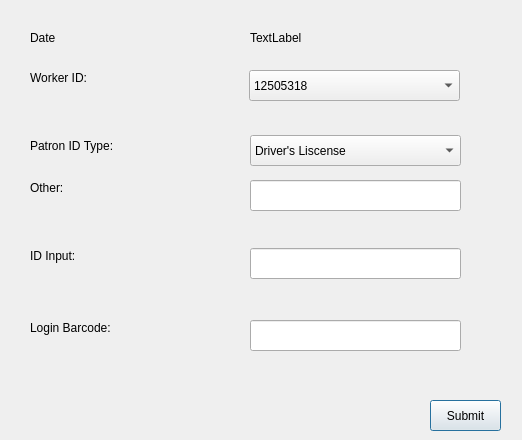
<?xml version="1.0" encoding="UTF-8"?>
<ui version="4.0">
 <class>Form</class>
 <widget class="QWidget" name="Form">
  <property name="geometry">
   <rect>
    <x>0</x>
    <y>0</y>
    <width>522</width>
    <height>440</height>
   </rect>
  </property>
  <property name="windowTitle">
   <string>Form</string>
  </property>
  <widget class="QLabel" name="label_worker">
   <property name="geometry">
    <rect>
     <x>30</x>
     <y>70</y>
     <width>211</width>
     <height>16</height>
    </rect>
   </property>
   <property name="text">
    <string>Worker ID:</string>
   </property>
   <property name="buddy">
    <cstring>label_worker</cstring>
   </property>
  </widget>
  <widget class="QComboBox" name="dropdown_worker">
   <property name="enabled">
    <bool>true</bool>
   </property>
   <property name="geometry">
    <rect>
     <x>249</x>
     <y>70</y>
     <width>211</width>
     <height>31</height>
    </rect>
   </property>
   <item>
    <property name="text">
     <string>12505318</string>
    </property>
   </item>
  </widget>
  <widget class="QLabel" name="label_id_type">
   <property name="geometry">
    <rect>
     <x>30</x>
     <y>135</y>
     <width>211</width>
     <height>21</height>
    </rect>
   </property>
   <property name="text">
    <string>Patron ID Type:</string>
   </property>
  </widget>
  <widget class="QLabel" name="label_id_input">
   <property name="geometry">
    <rect>
     <x>30</x>
     <y>248</y>
     <width>211</width>
     <height>16</height>
    </rect>
   </property>
   <property name="text">
    <string>ID Input:</string>
   </property>
  </widget>
  <widget class="QLineEdit" name="input_id">
   <property name="geometry">
    <rect>
     <x>250</x>
     <y>248</y>
     <width>211</width>
     <height>31</height>
    </rect>
   </property>
  </widget>
  <widget class="QComboBox" name="dropdown_id_type">
   <property name="geometry">
    <rect>
     <x>250</x>
     <y>135</y>
     <width>211</width>
     <height>31</height>
    </rect>
   </property>
   <item>
    <property name="text">
     <string>Driver's Liscense</string>
    </property>
   </item>
   <item>
    <property name="text">
     <string>Passport</string>
    </property>
   </item>
  </widget>
  <widget class="QLineEdit" name="input_login_barcode">
   <property name="geometry">
    <rect>
     <x>250</x>
     <y>320</y>
     <width>211</width>
     <height>31</height>
    </rect>
   </property>
  </widget>
  <widget class="QLabel" name="label_login_barcode">
   <property name="geometry">
    <rect>
     <x>30</x>
     <y>320</y>
     <width>211</width>
     <height>16</height>
    </rect>
   </property>
   <property name="text">
    <string>Login Barcode:</string>
   </property>
  </widget>
  <widget class="QPushButton" name="submit">
   <property name="geometry">
    <rect>
     <x>430</x>
     <y>400</y>
     <width>71</width>
     <height>31</height>
    </rect>
   </property>
   <property name="text">
    <string>Submit</string>
   </property>
   <property name="autoDefault">
    <bool>true</bool>
   </property>
   <property name="default">
    <bool>true</bool>
   </property>
  </widget>
  <widget class="QLabel" name="label_other">
   <property name="geometry">
    <rect>
     <x>30</x>
     <y>180</y>
     <width>211</width>
     <height>16</height>
    </rect>
   </property>
   <property name="text">
    <string>Other:</string>
   </property>
  </widget>
  <widget class="QLabel" name="label_date">
   <property name="geometry">
    <rect>
     <x>30</x>
     <y>30</y>
     <width>211</width>
     <height>16</height>
    </rect>
   </property>
   <property name="text">
    <string>Date</string>
   </property>
  </widget>
  <widget class="QLabel" name="todays_date">
   <property name="geometry">
    <rect>
     <x>250</x>
     <y>30</y>
     <width>211</width>
     <height>16</height>
    </rect>
   </property>
   <property name="text">
    <string>TextLabel</string>
   </property>
  </widget>
  <widget class="QLineEdit" name="input_other">
   <property name="geometry">
    <rect>
     <x>250</x>
     <y>180</y>
     <width>211</width>
     <height>31</height>
    </rect>
   </property>
  </widget>
 </widget>
 <resources/>
 <connections/>
</ui>
